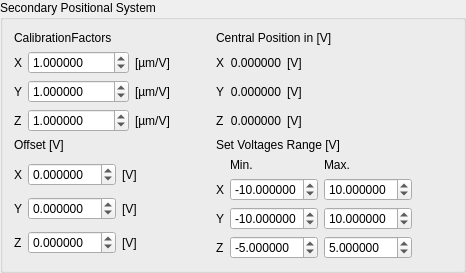
                 <widget class="QGroupBox" name="groupBox_21">
                  <property name="title">
                   <string>Secondary Positional System</string>
                  </property>
                  <layout class="QGridLayout" name="gridLayout_91">
                   <item row="3" column="0">
                    <layout class="QGridLayout" name="gridLayout_92">
                     <item row="0" column="0">
                      <widget class="QLabel" name="label_127">
                       <property name="text">
                        <string>X</string>
                       </property>
                      </widget>
                     </item>
                     <item row="2" column="0">
                      <widget class="QLabel" name="label_128">
                       <property name="text">
                        <string>Z</string>
                       </property>
                      </widget>
                     </item>
                     <item row="2" column="1">
                      <widget class="sciSpinBox" name="spinBox_offExtra_z_V_2">
                       <property name="decimals">
                        <number>6</number>
                       </property>
                       <property name="minimum">
                        <double>-99.000000000000000</double>
                       </property>
                      </widget>
                     </item>
                     <item row="0" column="1">
                      <widget class="sciSpinBox" name="spinBox_offExtra_x_V_2">
                       <property name="decimals">
                        <number>6</number>
                       </property>
                       <property name="minimum">
                        <double>-99.000000000000000</double>
                       </property>
                      </widget>
                     </item>
                     <item row="0" column="2">
                      <widget class="QLabel" name="label_129">
                       <property name="text">
                        <string>[V]</string>
                       </property>
                      </widget>
                     </item>
                     <item row="2" column="3">
                      <spacer name="horizontalSpacer_17">
                       <property name="orientation">
                        <enum>Qt::Orientation::Horizontal</enum>
                       </property>
                       <property name="sizeHint" stdset="0">
                        <size>
                         <width>40</width>
                         <height>20</height>
                        </size>
                       </property>
                      </spacer>
                     </item>
                     <item row="2" column="2">
                      <widget class="QLabel" name="label_130">
                       <property name="text">
                        <string>[V]</string>
                       </property>
                      </widget>
                     </item>
                     <item row="1" column="0">
                      <widget class="QLabel" name="label_131">
                       <property name="text">
                        <string>Y</string>
                       </property>
                      </widget>
                     </item>
                     <item row="1" column="2">
                      <widget class="QLabel" name="label_132">
                       <property name="text">
                        <string>[V]</string>
                       </property>
                      </widget>
                     </item>
                     <item row="1" column="1">
                      <widget class="sciSpinBox" name="spinBox_offExtra_y_V_2">
                       <property name="decimals">
                        <number>6</number>
                       </property>
                       <property name="minimum">
                        <double>-99.000000000000000</double>
                       </property>
                      </widget>
                     </item>
                    </layout>
                   </item>
                   <item row="1" column="0">
                    <layout class="QGridLayout" name="gridLayout_95">
                     <item row="0" column="1">
                      <widget class="QDoubleSpinBox" name="spinBox_calib_x_2">
                       <property name="decimals">
                        <number>6</number>
                       </property>
                       <property name="minimum">
                        <double>-1000.000000000000000</double>
                       </property>
                       <property name="maximum">
                        <double>1000.000000000000000</double>
                       </property>
                       <property name="value">
                        <double>1.000000000000000</double>
                       </property>
                      </widget>
                     </item>
                     <item row="1" column="2">
                      <widget class="QLabel" name="label_147">
                       <property name="text">
                        <string>[µm/V]</string>
                       </property>
                      </widget>
                     </item>
                     <item row="0" column="2">
                      <widget class="QLabel" name="label_148">
                       <property name="text">
                        <string>[µm/V]</string>
                       </property>
                      </widget>
                     </item>
                     <item row="2" column="0">
                      <widget class="QLabel" name="label_149">
                       <property name="text">
                        <string>Z</string>
                       </property>
                      </widget>
                     </item>
                     <item row="0" column="0">
                      <widget class="QLabel" name="label_150">
                       <property name="text">
                        <string>X</string>
                       </property>
                      </widget>
                     </item>
                     <item row="2" column="1">
                      <widget class="QDoubleSpinBox" name="spinBox_calib_z_2">
                       <property name="decimals">
                        <number>6</number>
                       </property>
                       <property name="minimum">
                        <double>-1000.000000000000000</double>
                       </property>
                       <property name="maximum">
                        <double>1000.000000000000000</double>
                       </property>
                       <property name="value">
                        <double>1.000000000000000</double>
                       </property>
                      </widget>
                     </item>
                     <item row="2" column="2">
                      <widget class="QLabel" name="label_151">
                       <property name="text">
                        <string>[µm/V]</string>
                       </property>
                      </widget>
                     </item>
                     <item row="1" column="0">
                      <widget class="QLabel" name="label_152">
                       <property name="text">
                        <string>Y</string>
                       </property>
                      </widget>
                     </item>
                     <item row="1" column="1">
                      <widget class="QDoubleSpinBox" name="spinBox_calib_y_2">
                       <property name="decimals">
                        <number>6</number>
                       </property>
                       <property name="minimum">
                        <double>-1000.000000000000000</double>
                       </property>
                       <property name="maximum">
                        <double>1000.000000000000000</double>
                       </property>
                       <property name="value">
                        <double>1.000000000000000</double>
                       </property>
                      </widget>
                     </item>
                     <item row="0" column="3">
                      <spacer name="horizontalSpacer_20">
                       <property name="orientation">
                        <enum>Qt::Orientation::Horizontal</enum>
                       </property>
                       <property name="sizeHint" stdset="0">
                        <size>
                         <width>40</width>
                         <height>20</height>
                        </size>
                       </property>
                      </spacer>
                     </item>
                    </layout>
                   </item>
                   <item row="1" column="1">
                    <layout class="QGridLayout" name="gridLayout_93">
                     <item row="0" column="2">
                      <widget class="QLabel" name="label_133">
                       <property name="text">
                        <string>[V]</string>
                       </property>
                      </widget>
                     </item>
                     <item row="0" column="1">
                      <widget class="QLabel" name="label_off_x_V_2">
                       <property name="text">
                        <string>0.000000</string>
                       </property>
                       <property name="alignment">
                        <set>Qt::AlignmentFlag::AlignRight|Qt::AlignmentFlag::AlignTrailing|Qt::AlignmentFlag::AlignVCenter</set>
                       </property>
                      </widget>
                     </item>
                     <item row="1" column="1">
                      <widget class="QLabel" name="label_off_y_V_2">
                       <property name="text">
                        <string>0.000000</string>
                       </property>
                       <property name="alignment">
                        <set>Qt::AlignmentFlag::AlignRight|Qt::AlignmentFlag::AlignTrailing|Qt::AlignmentFlag::AlignVCenter</set>
                       </property>
                      </widget>
                     </item>
                     <item row="2" column="1">
                      <widget class="QLabel" name="label_off_z_V_2">
                       <property name="text">
                        <string>0.000000</string>
                       </property>
                       <property name="alignment">
                        <set>Qt::AlignmentFlag::AlignRight|Qt::AlignmentFlag::AlignTrailing|Qt::AlignmentFlag::AlignVCenter</set>
                       </property>
                      </widget>
                     </item>
                     <item row="1" column="0">
                      <widget class="QLabel" name="label_134">
                       <property name="text">
                        <string>Y</string>
                       </property>
                      </widget>
                     </item>
                     <item row="1" column="2">
                      <widget class="QLabel" name="label_135">
                       <property name="text">
                        <string>[V]</string>
                       </property>
                      </widget>
                     </item>
                     <item row="2" column="0">
                      <widget class="QLabel" name="label_136">
                       <property name="text">
                        <string>Z</string>
                       </property>
                      </widget>
                     </item>
                     <item row="2" column="2">
                      <widget class="QLabel" name="label_137">
                       <property name="text">
                        <string>[V]</string>
                       </property>
                      </widget>
                     </item>
                     <item row="0" column="0">
                      <widget class="QLabel" name="label_138">
                       <property name="text">
                        <string>X</string>
                       </property>
                      </widget>
                     </item>
                     <item row="2" column="3">
                      <spacer name="horizontalSpacer_18">
                       <property name="orientation">
                        <enum>Qt::Orientation::Horizontal</enum>
                       </property>
                       <property name="sizeHint" stdset="0">
                        <size>
                         <width>40</width>
                         <height>20</height>
                        </size>
                       </property>
                      </spacer>
                     </item>
                    </layout>
                   </item>
                   <item row="3" column="1">
                    <layout class="QGridLayout" name="gridLayout_94">
                     <item row="1" column="1">
                      <widget class="sciSpinBox" name="spinBox_min_x_V_2">
                       <property name="decimals">
                        <number>6</number>
                       </property>
                       <property name="minimum">
                        <double>-99.000000000000000</double>
                       </property>
                       <property name="value">
                        <double>-10.000000000000000</double>
                       </property>
                      </widget>
                     </item>
                     <item row="3" column="2">
                      <widget class="sciSpinBox" name="spinBox_max_z_V_2">
                       <property name="decimals">
                        <number>6</number>
                       </property>
                       <property name="minimum">
                        <double>-99.000000000000000</double>
                       </property>
                       <property name="value">
                        <double>5.000000000000000</double>
                       </property>
                      </widget>
                     </item>
                     <item row="1" column="0">
                      <widget class="QLabel" name="label_139">
                       <property name="text">
                        <string>X</string>
                       </property>
                      </widget>
                     </item>
                     <item row="2" column="0">
                      <widget class="QLabel" name="label_140">
                       <property name="text">
                        <string>Y</string>
                       </property>
                      </widget>
                     </item>
                     <item row="2" column="2">
                      <widget class="sciSpinBox" name="spinBox_max_y_V_2">
                       <property name="decimals">
                        <number>6</number>
                       </property>
                       <property name="minimum">
                        <double>-99.000000000000000</double>
                       </property>
                       <property name="value">
                        <double>10.000000000000000</double>
                       </property>
                      </widget>
                     </item>
                     <item row="0" column="1">
                      <widget class="QLabel" name="label_141">
                       <property name="text">
                        <string>Min.</string>
                       </property>
                      </widget>
                     </item>
                     <item row="1" column="2">
                      <widget class="sciSpinBox" name="spinBox_max_x_V_2">
                       <property name="decimals">
                        <number>6</number>
                       </property>
                       <property name="minimum">
                        <double>-99.000000000000000</double>
                       </property>
                       <property name="value">
                        <double>10.000000000000000</double>
                       </property>
                      </widget>
                     </item>
                     <item row="0" column="2">
                      <widget class="QLabel" name="label_142">
                       <property name="text">
                        <string>Max.</string>
                       </property>
                      </widget>
                     </item>
                     <item row="3" column="1">
                      <widget class="sciSpinBox" name="spinBox_min_z_V_2">
                       <property name="decimals">
                        <number>6</number>
                       </property>
                       <property name="minimum">
                        <double>-99.000000000000000</double>
                       </property>
                       <property name="value">
                        <double>-5.000000000000000</double>
                       </property>
                      </widget>
                     </item>
                     <item row="3" column="0">
                      <widget class="QLabel" name="label_143">
                       <property name="text">
                        <string>Z</string>
                       </property>
                      </widget>
                     </item>
                     <item row="2" column="1">
                      <widget class="sciSpinBox" name="spinBox_min_y_V_2">
                       <property name="decimals">
                        <number>6</number>
                       </property>
                       <property name="minimum">
                        <double>-99.000000000000000</double>
                       </property>
                       <property name="value">
                        <double>-10.000000000000000</double>
                       </property>
                      </widget>
                     </item>
                     <item row="2" column="3">
                      <spacer name="horizontalSpacer_19">
                       <property name="orientation">
                        <enum>Qt::Orientation::Horizontal</enum>
                       </property>
                       <property name="sizeHint" stdset="0">
                        <size>
                         <width>40</width>
                         <height>20</height>
                        </size>
                       </property>
                      </spacer>
                     </item>
                    </layout>
                   </item>
                   <item row="0" column="0">
                    <widget class="QLabel" name="label_126">
                     <property name="text">
                      <string>CalibrationFactors </string>
                     </property>
                    </widget>
                   </item>
                   <item row="0" column="1">
                    <widget class="QLabel" name="label_146">
                     <property name="text">
                      <string>Central Position in [V]</string>
                     </property>
                    </widget>
                   </item>
                   <item row="2" column="0">
                    <widget class="QLabel" name="label_144">
                     <property name="text">
                      <string>Offset [V]</string>
                     </property>
                    </widget>
                   </item>
                   <item row="2" column="1">
                    <widget class="QLabel" name="label_145">
                     <property name="text">
                      <string>Set Voltages Range [V]</string>
                     </property>
                    </widget>
                   </item>
                  </layout>
                 </widget>
